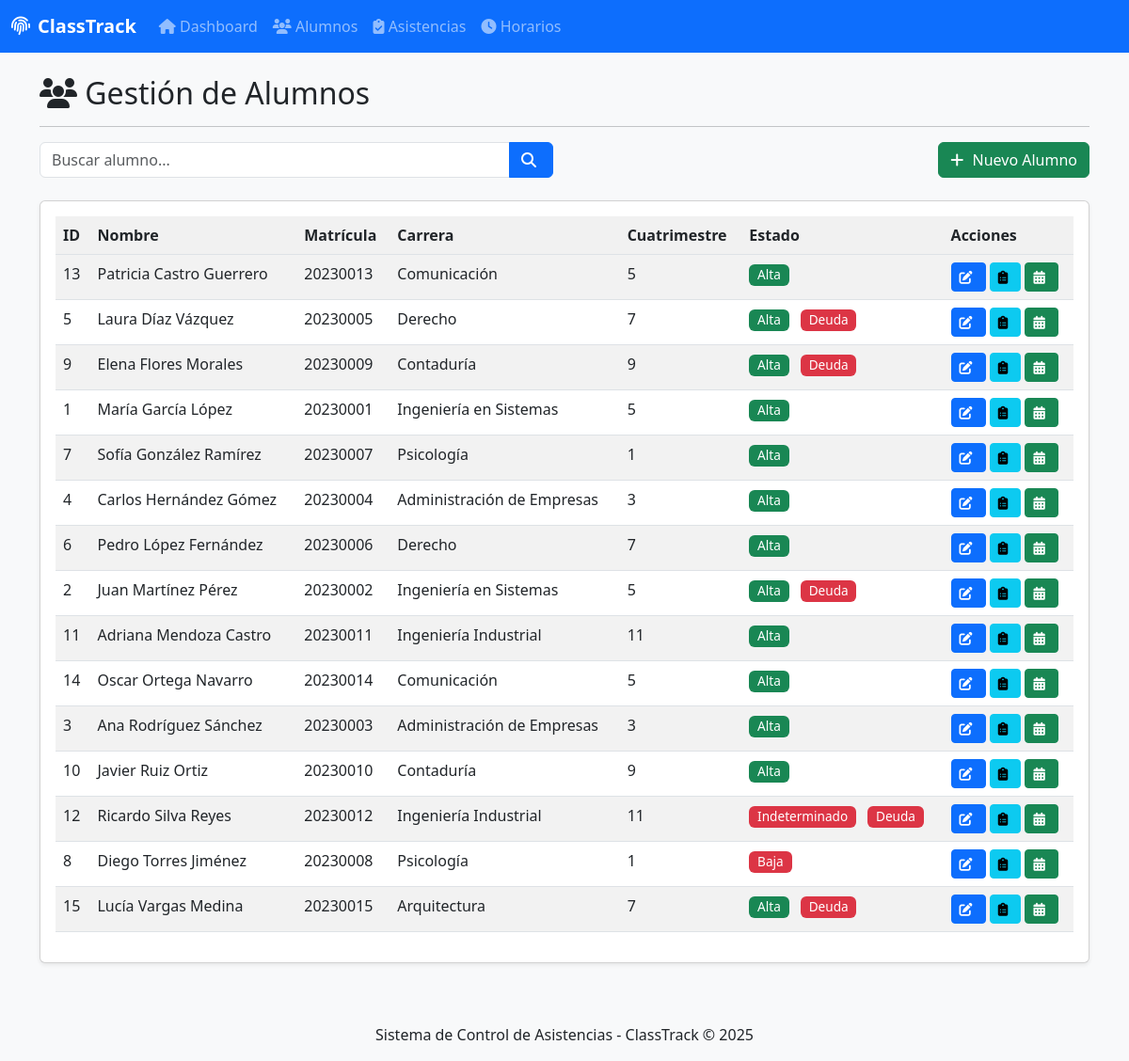
The app's page /panel-asistencias/alumnos.php with its own data.
### tables this page shows
CREATE TABLE alumnos (
  id_alumno int(11) NOT NULL,
  nombre varchar(50) NOT NULL,
  apellido_paterno varchar(50) NOT NULL,
  apellido_materno varchar(50) NOT NULL,
  matricula varchar(30) NOT NULL,
  id_huella int(11) NOT NULL,
  carrera varchar(100) NOT NULL,
  cuatrimestre int(11) NOT NULL,
  grupo char(1) NOT NULL,
  correo_institucional varchar(100) NOT NULL,
  correo_personal varchar(100) DEFAULT NULL,
  telefono varchar(20) DEFAULT NULL,
  modalidad enum('Escolarizada','Ejecutiva','Dominical') NOT NULL DEFAULT 'Escolarizada',
  deuda tinyint(1) DEFAULT 0,
  estado enum('Alta','Baja','Indeterminado') DEFAULT 'Alta'
);

### panel-asistencias/alumnos.php (the view)
<?php
require_once 'config.php';
require_once 'includes/header.php';
$busqueda = isset($_GET['busqueda']) ? $conn->real_escape_string($_GET['busqueda']) : '';
?>
<h2><i class="fas fa-users"></i> Gestión de Alumnos</h2>
<hr>
<div class="row mb-4">
    <div class="col-md-6">
        <form method="GET" class="input-group">
            <input type="text" name="busqueda" class="form-control" placeholder="Buscar alumno..." value="<?= htmlspecialchars($busqueda) ?>">
            <button class="btn btn-primary" type="submit"><i class="fas fa-search"></i></button>
        </form>
    </div>
    <div class="col-md-6 text-end">
        <a href="alumno_nuevo.php" class="btn btn-success"><i class="fas fa-plus"></i> Nuevo Alumno</a>
    </div>
</div>
<div class="card">
    <div class="card-body">
        <div class="table-responsive">
            <table class="table table-striped table-hover">
                <thead>
                    <tr>
                        <th>ID</th>
                        <th>Nombre</th>
                        <th>Matrícula</th>
                        <th>Carrera</th>
                        <th>Cuatrimestre</th>
                        <th>Estado</th>
                        <th>Acciones</th>
                    </tr>
                </thead>
                <tbody>
                    <?php
                    $where = $busqueda ? "WHERE (nombre LIKE '%$busqueda%' OR
                                           apellido_paterno LIKE '%$busqueda%' OR
                                           matricula LIKE '%$busqueda%')" : "";
                    $query = "SELECT * FROM alumnos $where ORDER BY apellido_paterno, nombre";
                    $result = $conn->query($query);
                    while ($alumno = $result->fetch_assoc()) {
                        $estado_class = $alumno['estado'] == 'Alta' ? 'success' : 'danger';
                        $deuda_badge = $alumno['deuda'] ? '<span class="badge bg-danger ms-2">Deuda</span>' : '';
                        echo "<tr>
                                <td>{$alumno['id_alumno']}</td>
                                <td>{$alumno['nombre']} {$alumno['apellido_paterno']} {$alumno['apellido_materno']}</td>
                                <td>{$alumno['matricula']}</td>
                                <td>{$alumno['carrera']}</td>
                                <td>{$alumno['cuatrimestre']}</td>
                                <td>
                                    <span class='badge bg-$estado_class'>{$alumno['estado']}</span>
                                    $deuda_badge
                                </td>
                                <td>
                                    <a href='alumno_editar.php?id={$alumno['id_alumno']}' class='btn btn-sm btn-primary' title='Editar'>
                                        <i class='fas fa-edit'></i>
                                    </a>
                                    <a href='alumno_asistencias.php?id={$alumno['id_alumno']}' class='btn btn-sm btn-info' title='Ver asistencias'>
                                        <i class='fas fa-clipboard-list'></i>
                                    </a>
                                    <a href='horario_alumno.php?id={$alumno['id_alumno']}' class='btn btn-sm btn-success' title='Ver horario'>
                                        <i class='fas fa-calendar-alt'></i>
                                    </a>
                                </td>
                              </tr>";
                    }
                    ?>
                </tbody>
            </table>
        </div>
    </div>
</div>
<?php require_once 'includes/footer.php'; ?>

### panel-asistencias/css/styles.css (style rules this page uses)
body { background-color: #f8f9fa; }
.card { box-shadow: 0 0.125rem 0.25rem rgba(0, 0, 0, 0.075); }
.table th { background-color: #f1f1f1; }
.badge { font-size: 0.85em; font-weight: 500; }
.btn i { margin-right: 5px; }
.table-responsive { overflow-x: auto; }

### records on screen
alumnos: id_alumno "13", nombre "Patricia", apellido_paterno "Castro", apellido_materno "Guerrero", matricula "20230013", carrera "Comunicación", cuatrimestre "5", estado "Alta"
alumnos: id_alumno "5", nombre "Laura", apellido_paterno "Díaz", apellido_materno "Vázquez", matricula "20230005", carrera "Derecho", cuatrimestre "7", estado "Alta", deuda "Deuda"
alumnos: id_alumno "9", nombre "Elena", apellido_paterno "Flores", apellido_materno "Morales", matricula "20230009", carrera "Contaduría", cuatrimestre "9", estado "Alta", deuda "Deuda"
alumnos: id_alumno "1", nombre "María", apellido_paterno "García", apellido_materno "López", matricula "20230001", carrera "Ingeniería en Sistemas", cuatrimestre "5", estado "Alta"
alumnos: id_alumno "7", nombre "Sofía", apellido_paterno "González", apellido_materno "Ramírez", matricula "20230007", carrera "Psicología", cuatrimestre "1", estado "Alta"
alumnos: id_alumno "4", nombre "Carlos", apellido_paterno "Hernández", apellido_materno "Gómez", matricula "20230004", carrera "Administración de Empresas", cuatrimestre "3", estado "Alta"
alumnos: id_alumno "6", nombre "Pedro", apellido_paterno "López", apellido_materno "Fernández", matricula "20230006", carrera "Derecho", cuatrimestre "7", estado "Alta"
alumnos: id_alumno "2", nombre "Juan", apellido_paterno "Martínez", apellido_materno "Pérez", matricula "20230002", carrera "Ingeniería en Sistemas", cuatrimestre "5", estado "Alta", deuda "Deuda"
alumnos: id_alumno "11", nombre "Adriana", apellido_paterno "Mendoza", apellido_materno "Castro", matricula "20230011", carrera "Ingeniería Industrial", cuatrimestre "11", estado "Alta"
alumnos: id_alumno "14", nombre "Oscar", apellido_paterno "Ortega", apellido_materno "Navarro", matricula "20230014", carrera "Comunicación", cuatrimestre "5", estado "Alta"
alumnos: id_alumno "3", nombre "Ana", apellido_paterno "Rodríguez", apellido_materno "Sánchez", matricula "20230003", carrera "Administración de Empresas", cuatrimestre "3", estado "Alta"
alumnos: id_alumno "10", nombre "Javier", apellido_paterno "Ruiz", apellido_materno "Ortiz", matricula "20230010", carrera "Contaduría", cuatrimestre "9", estado "Alta"
alumnos: id_alumno "12", nombre "Ricardo", apellido_paterno "Silva", apellido_materno "Reyes", matricula "20230012", carrera "Ingeniería Industrial", cuatrimestre "11", estado "Indeterminado", deuda "Deuda"
alumnos: id_alumno "8", nombre "Diego", apellido_paterno "Torres", apellido_materno "Jiménez", matricula "20230008", carrera "Psicología", cuatrimestre "1", estado "Baja"
alumnos: id_alumno "15", nombre "Lucía", apellido_paterno "Vargas", apellido_materno "Medina", matricula "20230015", carrera "Arquitectura", cuatrimestre "7", estado "Alta", deuda "Deuda"
